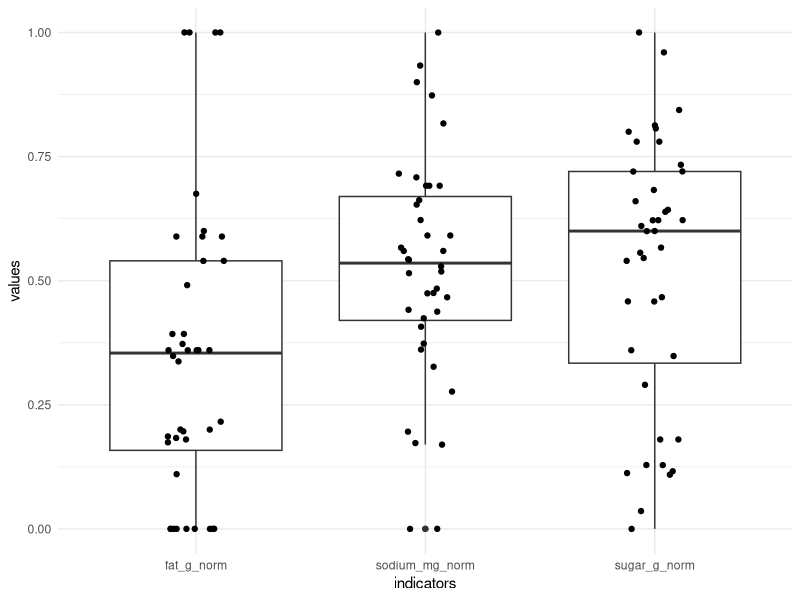
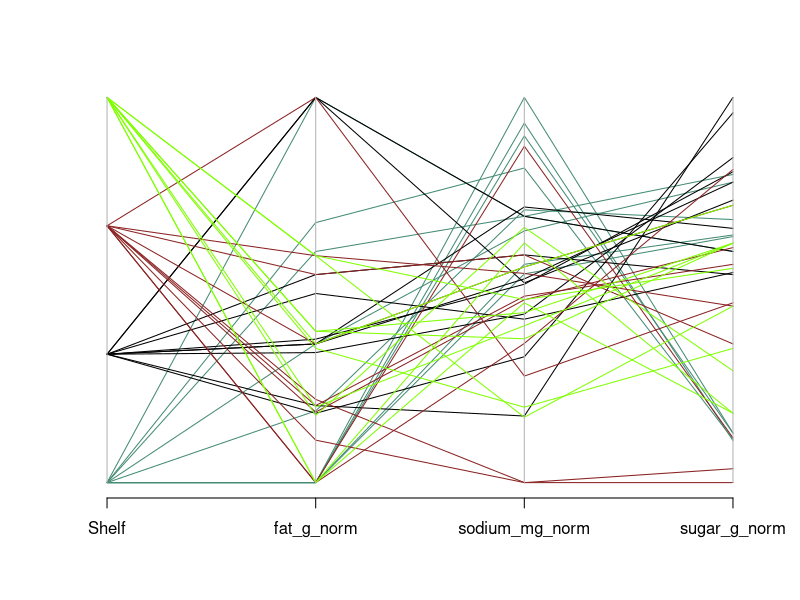
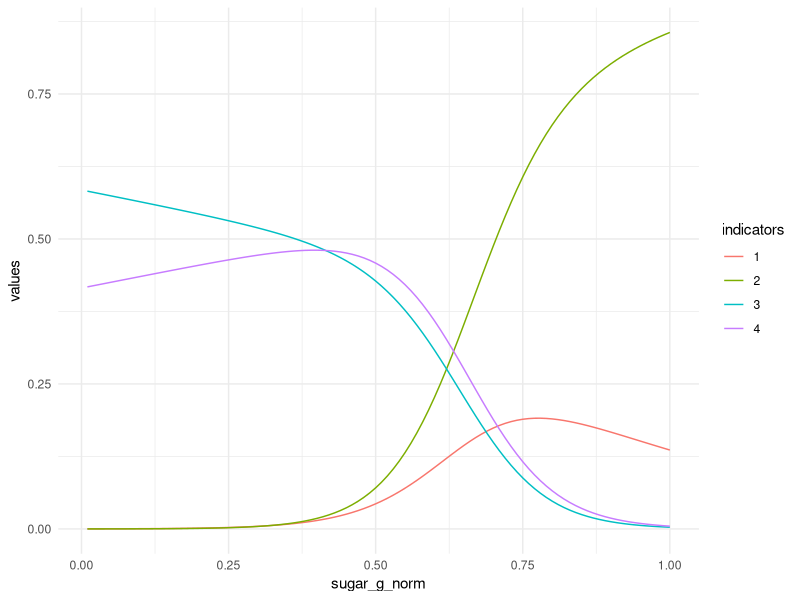

Write R code to recreate these figures, in order.
## ---- chunk 1
library(tidyverse)
library(patchwork)
## ---- chunk 2
cereal <- read_csv('./data/short-questions/cereal_dillons.csv')
## ---- chunk 3
col_trans_list <- c('fat_g', 'sugar_g', 'sodium_mg')


for(col in col_trans_list) {
  col_per <- cereal[col]/cereal['size_g']
  cereal[paste(col, "_norm", sep = "")] <- (col_per - min(col_per))/max(col_per)
}
## ---- chunk 4
#if("ggpubr" %in% rownames(installed.packages()) == FALSE) {install.packages("ggpubr")}
#library(ggpubr)

cereal %>% 
  pivot_longer(cols = 8:10, names_to = "indicators", values_to = "values") %>% 
  ggplot(data = ., aes(x = indicators, y = values)) +
    geom_boxplot() + geom_jitter(width = 0.125) + theme_minimal()

## ---- chunk 5
MASS::parcoord(cereal[c("Shelf", "fat_g_norm", "sodium_mg_norm", "sugar_g_norm")], col = colors()[12*cereal$Shelf])
## ---- chunk 6
library(nnet)
model_cereal_shelves_linear <- multinom(formula = Shelf ~ fat_g_norm +
                                                          sugar_g_norm +
                                                          sodium_mg_norm,
                                                          data = cereal)


model_cereal_shelves_quadratic  <- multinom(formula = Shelf ~ fat_g_norm +
                                                          sugar_g_norm +
                                                          sodium_mg_norm +
                                                          fat_g_norm:sugar_g_norm +
                                                          fat_g_norm:sodium_mg_norm +
                                                          sodium_mg:sugar_g_norm +
                                                          sodium_mg:sugar_g_norm:fat_g_norm,
                                                          data = cereal)
## ---- chunk 7
library(car)
lrt_cereal_main_effects <- car::Anova(model_cereal_shelves_linear)
lrt_cereal_main_effects
## ---- chunk 8
lrt_cereal_quadratic_effects <- car::Anova(model_cereal_shelves_quadratic)
lrt_cereal_quadratic_effects
## ---- chunk 9
# Estimate new model that removes non-significant fat variable
model_cereal_shelves_trim <- multinom(formula = Shelf ~ sugar_g_norm + sodium_mg_norm, data = cereal)

# Create a datframe with Apple Jack data normalized to the same scale as the training data set
app_jack <- data.frame(size_g = 28, sugar_g = 12, fat_g = 0.5, sodium_mg = 130)
for(col in col_trans_list) {
  col_per <- app_jack[col]/app_jack['size_g']
  ref_col <- cereal[col]/cereal['size_g']
  app_jack[paste(col, "_norm", sep = "")] <- (col_per - min(ref_col))/max(ref_col)
}

# Estimate placement of Apple Jack 
aj_shelf_probs_trim <- predict(model_cereal_shelves_trim, newdata = app_jack, type = "probs")
shelf_trim <- aj_shelf_probs_trim[which.max(aj_shelf_probs_trim)]
shelf_trim

aj_shelf_probs <- predict(model_cereal_shelves_linear, newdata = app_jack, type = "probs")
shelf <- aj_shelf_probs[which.max(aj_shelf_probs)]
shelf
## ---- chunk 10
fat_mean <- mean(cereal$fat_g_norm)
na_mean <- mean(cereal$sodium_mg_norm)

df_to_plot <- data.frame(fat_g_norm = rep(fat_mean, times = 100), sodium_mg_norm = rep(na_mean, times = 100), sugar_g_norm = seq(1,100)/100)
df_to_plot  <- cbind(df_to_plot, predict(model_cereal_shelves_linear, newdata = df_to_plot, type = "probs"))

shelf_vs_sugar_plot <- df_to_plot %>% 
 pivot_longer(cols = c(4:7), names_to = "indicators", values_to = "values") %>% 
  ggplot(data = ., aes(x = sugar_g_norm, y = values, colour = indicators)) +
    geom_line() + theme_minimal()

shelf_vs_sugar_plot
## ---- chunk 11
odds_ratios <- 'fill this in'
## ---- chunk 12
drinks <- read_csv('../data/short-questions/DeHartSimplified.csv')
## ---- chunk 13

